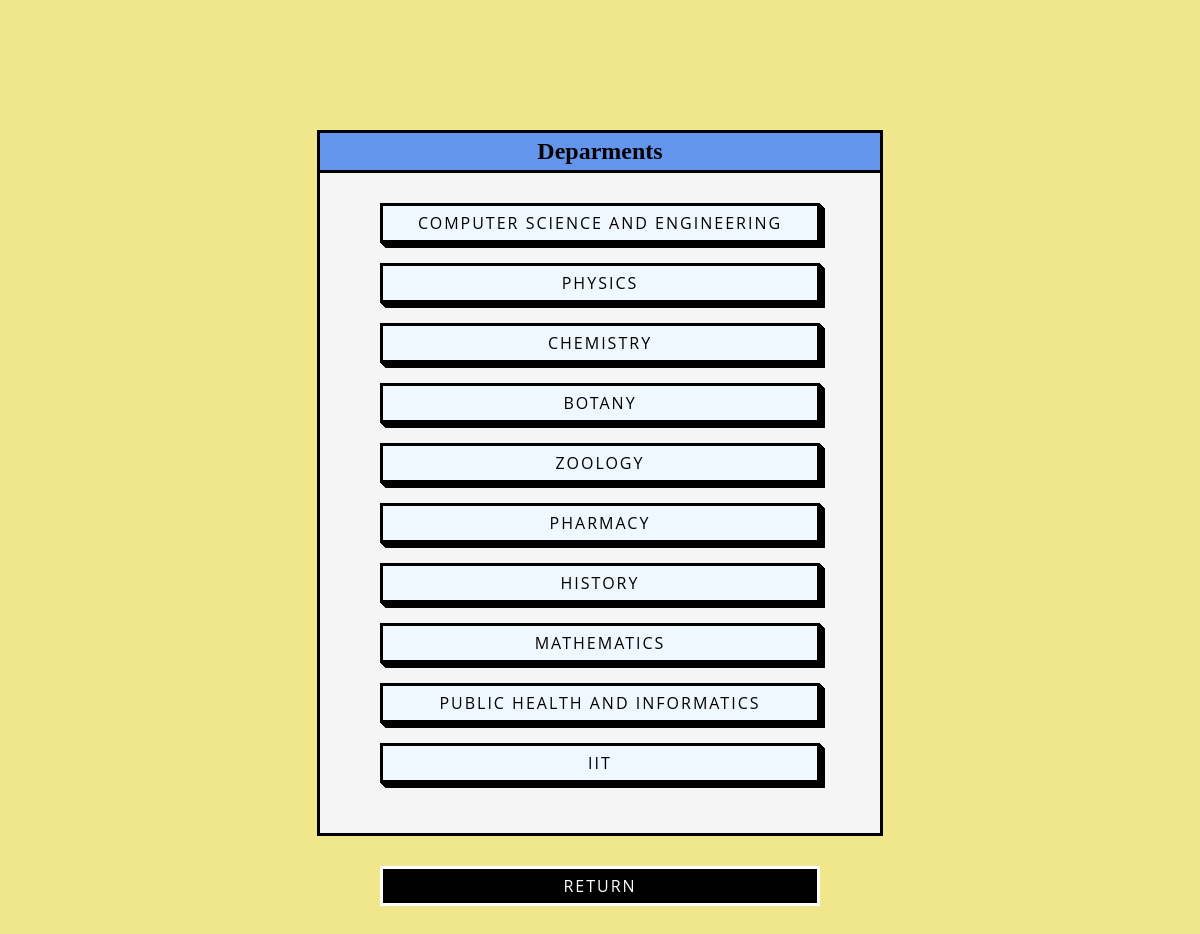
The app's page /results/ with its own data.
### ok/models.py (models this page shows, shortened)
class Department(models.Model):
   name=models.CharField(max_length=100,null=True)
   deptId=models.IntegerField(null=True)

### ok/views.py (the view)
# urls.py: path('results/',views.results,name='results'),
def results(request):
   depts=Department.objects.filter()
   cont={
      'depts':depts
   }
   return render(request,'results.html',cont)

### templates/results.html (shortened to what this page needs)
<!DOCTYPE html>
<html lang="en">
  <head>
  </head>
  <body>
    <div class="container">
      <h2>Deparments</h2>
      <div class="cc">
        {%for o in depts%}
        <button>
          <a href="/deptSession/{{o.deptId}}">{{o.name}}</a>
        </button>
        {%endfor%}
      </div>
      <button class="kure" onclick="history.back()">Return</button>
    </div>
  </body>
</html>

### templates/results.html (style rules this page uses)
body { background: khaki; }
button { font-family: "Open Sans", sans-serif; font-size: 16px; letter-spacing: 2px; text-decoration: none; text-transform: uppercase; color: #000; cursor: pointer; min-width: 440px; border: 3px solid; height: 40px; background: aliceblue; margin-bottom: 20px; padding: 0.25em 0.5em; box-shadow: 1px 1px 0px 0px, 2px 2px 0px 0px, 3px 3px 0px 0px, 4px 4px 0px 0px, 5px 5px 0px 0px; position: relative; user-select: none; -webkit-user-select: none; touch-action: manipulation; }
button a { color: black; text-decoration: none; }
.container { margin-top: 100px; display: flex; justify-content: center; align-items: center; flex-direction: column; }
.container h2 { margin-top: 30px; margin-bottom: 0; background: cornflowerblue; text-align: center; border: 3px solid black; border-bottom: 3px solid black; width: 550px; padding: 5px; }
.cc { width: 500px; background: whitesmoke; padding: 30px; display: flex; justify-content: center; align-items: center; padding-top: none; border: 3px solid black; border-top: none; flex-direction: column; }
.kure { margin-top: 30px; background: black; box-shadow: none; color: white; width: 100px; }

### records on screen
Department: name "COMPUTER SCIENCE AND ENGINEERING"
Department: name "PHYSICS"
Department: name "CHEMISTRY"
Department: name "BOTANY"
Department: name "ZOOLOGY"
Department: name "PHARMACY"
Department: name "HISTORY"
Department: name "MATHEMATICS"
Department: name "PUBLIC HEALTH AND INFORMATICS"
Department: name "IIT"
